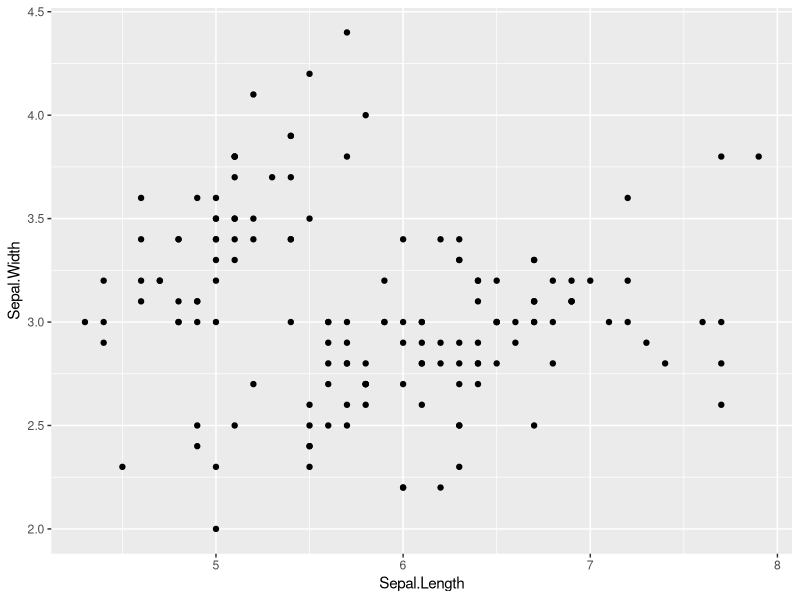
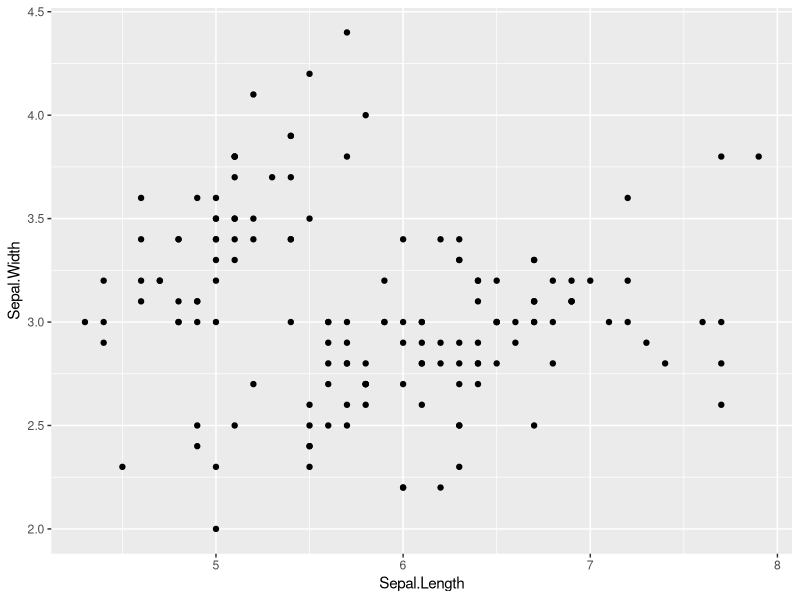
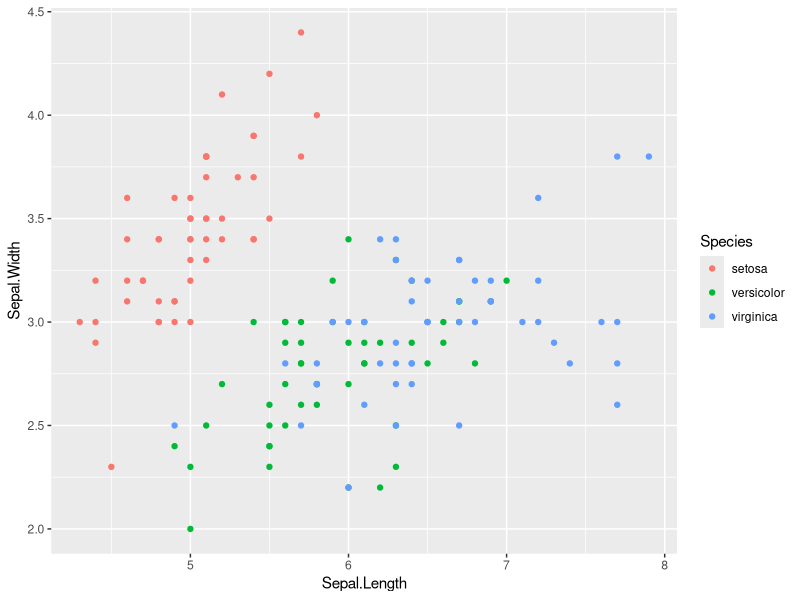
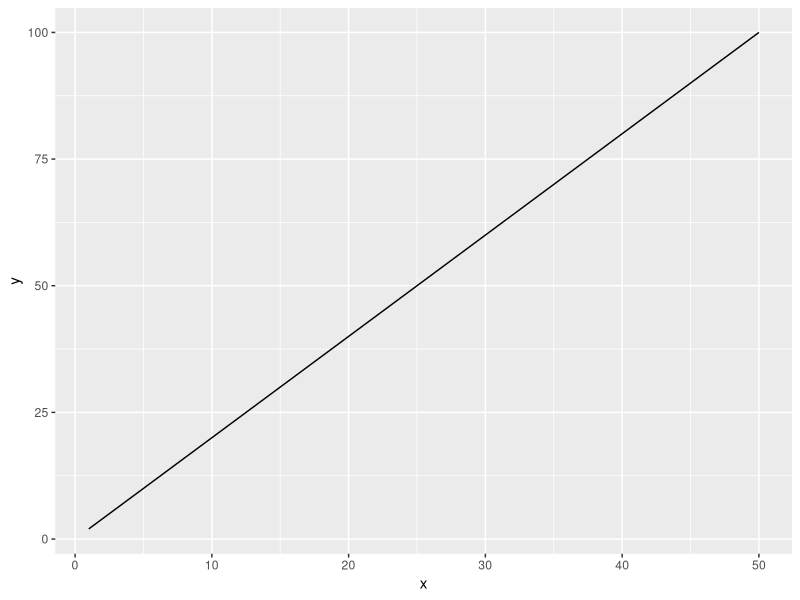
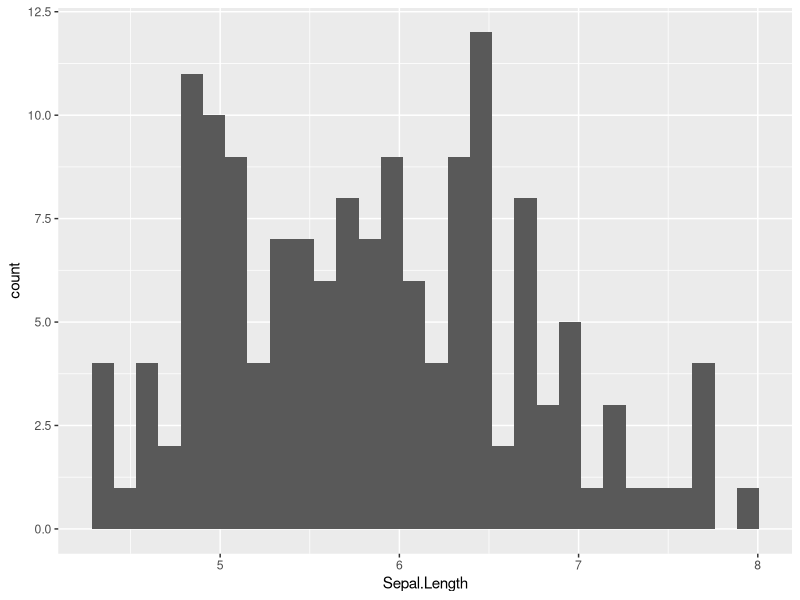
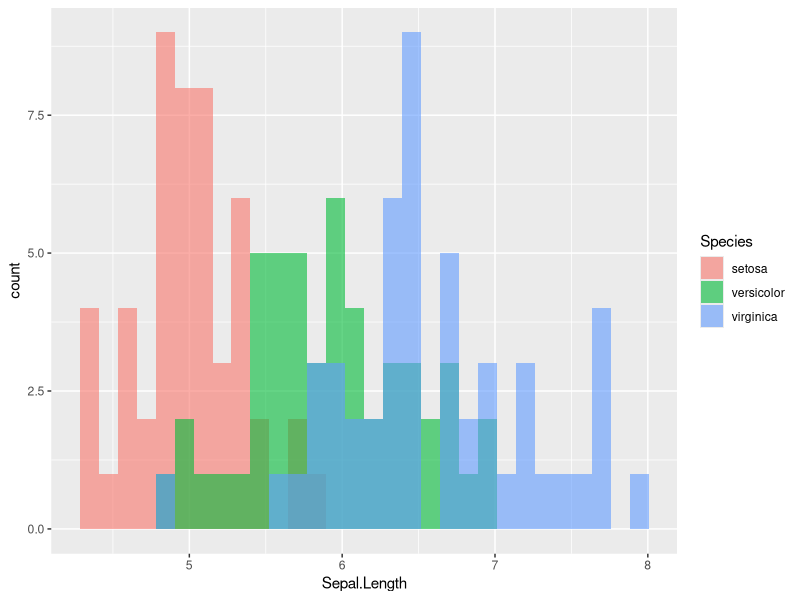
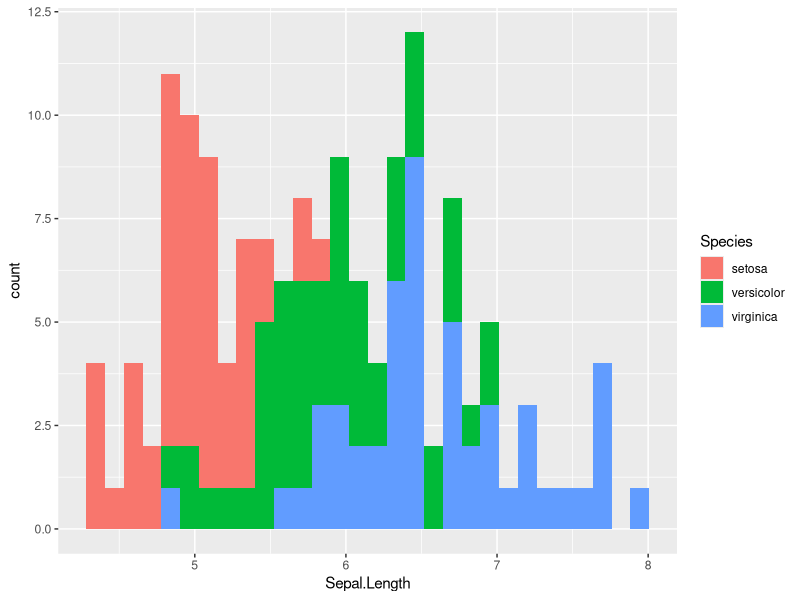
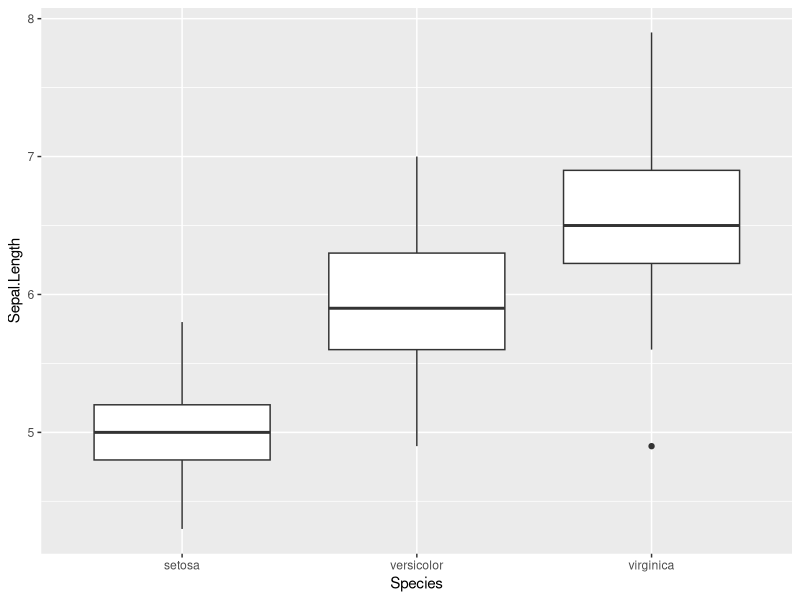

Here is the R script that generated these plots, in order:
library(tidyverse)

set.seed(123)

iris_sub <- as_tibble(iris) %>% 
  group_by(Species) %>% 
  sample_n(3) %>% 
  ungroup()

print(iris_sub)


# Refresher ---------------------------------------------------------------

#exercise 1
#filter iris_sub to those with Sepal.Length greater than 5
#assign to df_g5
#excercise 2
#select columns of Sepal.Length and Petal. Width from iris_sub
#assign to df_sp
#exercise 3
#arrange rows by Petal.Width in iris_sub
#assign to df_arrange
#exercise 4
#do exercise 1-3 at once with pipes
#assign to df_master


# Exercise 1 --------------------------------------------------------------

(df_g5<-filter(iris_sub, Sepal.Length>5))
(df_g5 <- iris %>%
  filter(Sepal.Length > 5))

# Exercise 2
df_sp <- iris_sub %>%
  select(Sepal.Length, Petal.Width)
print(df_sp)

# Exercise 3
df_arrange <- iris_sub %>%
  arrange(Petal.Width)
print(df_arrange)

# Combined Exercise 1–3
df_master <- iris %>%
  filter(Sepal.Length > 5) %>%         # Exercise 1
  select(Sepal.Length, Petal.Width) %>%# Exercise 2
  arrange(Petal.Width)                 # Exercise 3
print(df_master)

#extra
#calculate mean Petal.Width for each Species separately
#use group_by () and summarize () functions

# Calculate mean Petal.Width for each Species
iris %>%
  group_by(Species) %>%
  summarize(mean_petal_width = mean(Petal.Width))



# ggplot ------------------------------------------------------------------

(g_example <- ggplot(data = iris,
       mapping = aes(x = Sepal.Length,
                     y = Sepal.Width)) + geom_point())



## with pipe
(g_example <- iris %>% 
  ggplot(mapping = aes(x = Sepal.Length,
                       y = Sepal.Width)) + geom_point())

#color

iris %>% 
  ggplot(aes(x = Sepal.Length,
             y = Sepal.Width,
             color = Species)) +
  geom_point()

#pitfall, when ou color points or anything

#iris %>% 
 # ggplot(aes(x = Sepal.Length,
  #           y = Sepal.Width),
   #          color = Species) +
  #geom_point()

g_scol <- iris %>% 
  ggplot(aes(x = Sepal.Length,
             y = Sepal.Width))+
  geom_point(color = "salmon")

#line plot

# sample data
df0 <- tibble(x = rep(1:50, 3),
              y = x * 2)


df0 %>% 
  ggplot(aes(x = x,
             y = y)) +
  geom_line()

#histogram

# basic plot; bins = 30 by default
iris %>% 
  ggplot(aes(x = Sepal.Length)) +
  geom_histogram()

# Colored histogram by Species
iris %>%
  ggplot(aes(x = Sepal.Length, fill = Species)) +
  geom_histogram(position = "identity", alpha = 0.6, bins = 30)

# Colored histogram by Species
iris %>%
  ggplot(aes(x = Sepal.Length, fill = Species)) +
  geom_histogram()


#box plot

# basic plot
iris %>% 
  ggplot(aes(x = Species,
             y = Sepal.Length)) +
  geom_boxplot()

# change fill by "Species"
iris %>% 
  ggplot(aes(x = Species,
             y = Sepal.Length,
             fill = Species)) +
  geom_boxplot()

#use multiple layers
#example 1
iris %>% 
  ggplot(aes(x = Species,
             y = Sepal.Length,
             fill = Species)) +
  geom_boxplot() + geom_point()

#example 2

iris %>% 
  ggplot(aes(x = Species,
             y = Sepal.Length,
             fill = Species)) +
  geom_boxplot() + geom_jitter(alpha=0.25) +
  guides(fill = "none")
